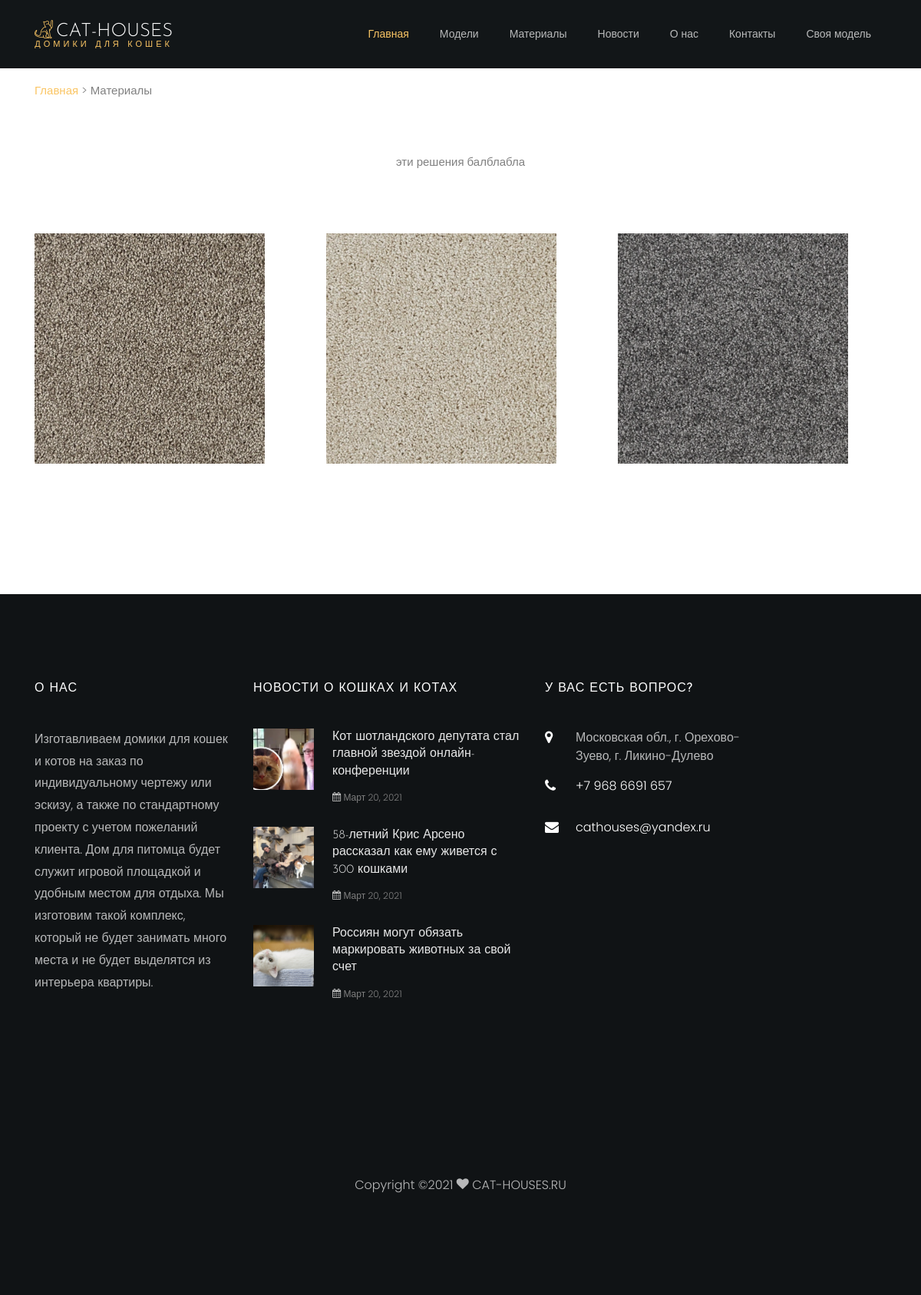
The page /materials on the database its author committed.
### main/models.py (models this page shows, shortened)
class Materialimodel(models.Model):
    name = models.CharField('Имя материала', max_length=50)
    cvetmateriala = models.CharField('Цвет материала', max_length=11)
    visotavorsa = models.CharField('Высота ворса', max_length=11)
    opisanie = RichTextUploadingField()
    imagenews = models.ImageField("Изображение", upload_to="material/", default='')
    url = models.SlugField(max_length=130, null=True, blank=True, default='')
    def get_absolute_url(self):
        return reverse("materialfull", kwargs={"slug": self.url})
    class Meta:
        verbose_name = 'Материал'
        verbose_name_plural = 'Материалы'

class News(models.Model):
    title = models.CharField('Название', max_length=250)
    poster = models.ImageField("Постер", upload_to="poster/", default='')
    miniopisanie = models.TextField('Мини описание', null=True, blank=True, default='')
    opisanie = RichTextUploadingField()
    datapublic = models.DateField("Дата публикации")
    imagenews = models.ImageField("Изображение", upload_to="poster/", default='')
    url = models.SlugField(max_length=130, unique=True)
    def get_absolute_url(self):
        return reverse("newsfull", kwargs={"slug": self.url})
    class Meta:
        verbose_name = 'Новость'
        verbose_name_plural = 'Новости'

### main/views.py (the view)
# urls.py: path('materials', views.materials, name='materials'),
def materials(request):
    material = Materialimodel.objects.order_by('-id')
    page_obj = paginor_shablon(request, material, 6)
    return render(request, 'main/materials.html', {"page_obj": page_obj})

### main/templatetags/news_tag.py (called while the page is built)
@register.inclusion_tag('main/tags/newsblock.html')
def get_news_tag():
    newsblockss = News.objects.order_by('-id')[:3]
    return {"newsblockss": newsblockss}

### main/views.py (called while the page is built)
def paginor_shablon(request, obj, kolvo):
    paginator = Paginator(obj, kolvo)
    page_number = request.GET.get('page')
    page_obj = paginator.get_page(page_number)
    return page_obj

### main/templates/main/materials.html (shortened to what this page needs)
{% extends 'main/base.html' %}
{% block content %}
<section class="ftco-section">
      <div class="container">
          <a href="{% url 'home' %}">Главная</a> > Материалы
        <div class="row justify-content-center mb-5 pb-3">
          <div class="col-md-7 heading-section ftco-animate text-center fadeInUp ftco-animated">
            <h2 class="mb-4">Материалы</h2>
            <p>эти решения балблабла</p>
          </div>
        </div>
        <div class="row d-flex">
            {% for material in page_obj %}
          <div class="col-md-4 d-flex ftco-animate fadeInUp ftco-animated">
          	<div class="blog-entry align-self-stretch">
              <a href="{{ material.get_absolute_url }}" class="block-20" style="background-image: url('media/{{ material.imagenews }}')">
              </a>
              <div class="text py-4 d-block">
              	<div class="meta">
                <h3 class="heading mt-2"><a href="{{ material.get_absolute_url }}">{{ material.name }}</a></h3>
              </div>
            </div>
          </div>
        </div>
             {% endfor %}
      </div>
            {% include 'main/paginaci.html' %}
<br>
</section>
          {% endblock %}

### main/templates/main/tags/newsblock.html
{% for newsblock in newsblockss %}
<div class="block-21 mb-4 d-flex">
    <a href="{{ newsblock.get_absolute_url }}" class="blog-img mr-4" style="background-image: url(/media/{{ newsblock.poster }});"></a>
                <div class="text">
                  <h3 class="heading"><a href="{{ newsblock.get_absolute_url }}">{{ newsblock.title }}</a></h3>
                  <div class="meta">
                    <div><a href="{{ newsblock.get_absolute_url }}"><span class="icon-calendar"></span> {{newsblock.datapublic}}</a></div>
                  </div>
                </div>
              </div>
{% endfor %}

### main/static/main/css/icomoon.css (style rules this page uses)
[class^="icon-"], [class*=" icon-"] { font-family: 'icomoon' !important; speak: none; font-style: normal; font-weight: normal; font-variant: normal; text-transform: none; line-height: 1; -webkit-font-smoothing: antialiased; -moz-osx-font-smoothing: grayscale; }
.icon-calendar:before { content: "\f073"; }

### rows shown on the page
Materialimodel: imagenews (picture)
Materialimodel: imagenews (picture)
Materialimodel: imagenews (picture)
News: get_absolute_url (picture), title "Кот шотландского депутата стал главной звездой онлайн-конференции", datapublic "Март 20, 2021"
News: get_absolute_url (picture), title "58-летний Крис Арсено рассказал как ему живется с 300 кошками", datapublic "Март 20, 2021"
News: get_absolute_url (picture), title "Россиян могут обязать маркировать животных за свой счет", datapublic "Март 20, 2021"
